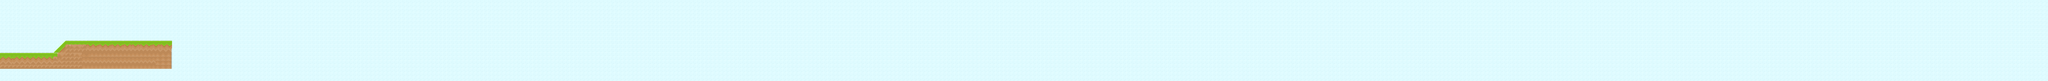

This is a level from a 2D game, rendered from its Tiled map with the project's own tilesets. A one-line summary and the map file follow, with tile-layer data summarised:
An orthogonal 500x20 tile map with 32x32 px tiles, 2 tile layers (PatronesFondo, PatronesTerreno), 2 tilesets and 1 object.

<map version="1.0" orientation="orthogonal" renderorder="right-down" width="500" height="20" tilewidth="32" tileheight="32" nextobjectid="4">
 <tileset firstgid="1" name="spritesheet_complete" tilewidth="32" tileheight="32" tilecount="8192" columns="128">
  <image source="spritesheet_complete.png" width="4096" height="2048" />
 </tileset>
 <tileset firstgid="8193" name="tiles32" tilewidth="32" tileheight="32" tilecount="98" columns="14">
  <image source="tiles32.png" width="448" height="224" />
 </tileset>
 <layer name="PatronesFondo" width="500" height="20">
  <data>[10000 cells, 10000 non-empty, 1 distinct tile ids]</data>
 </layer>
 <layer name="PatronesTerreno" width="500" height="20">
  <data>[10000 cells, 264 non-empty, 39 distinct tile ids]</data>
 </layer>
 <objectgroup name="Suelos">
  <object id="1" x="1" y="417">
   <polyline points="0,0 414,0 512,-96 1334,-97" />
  </object>
 </objectgroup>
</map>
